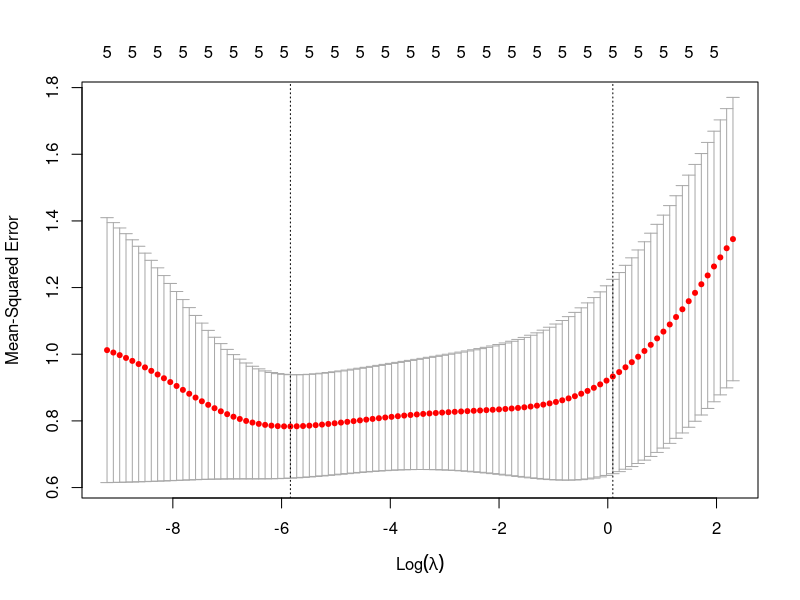
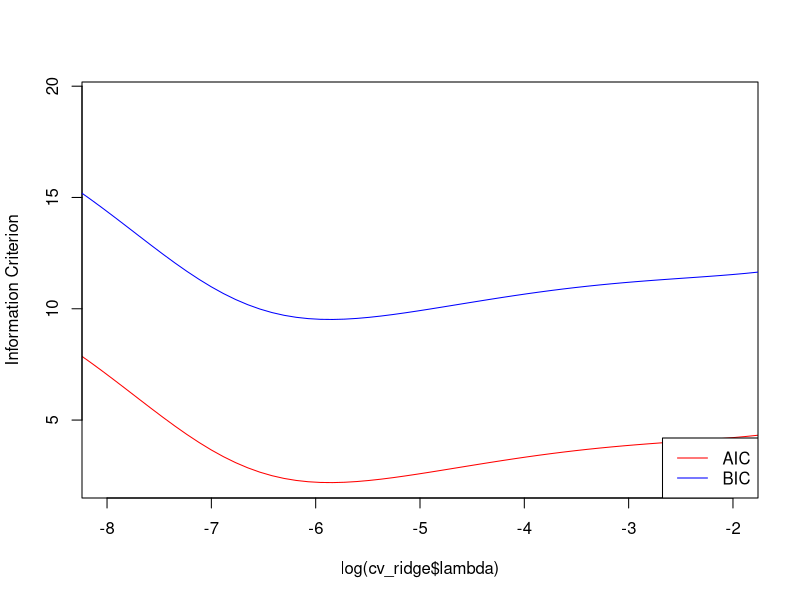
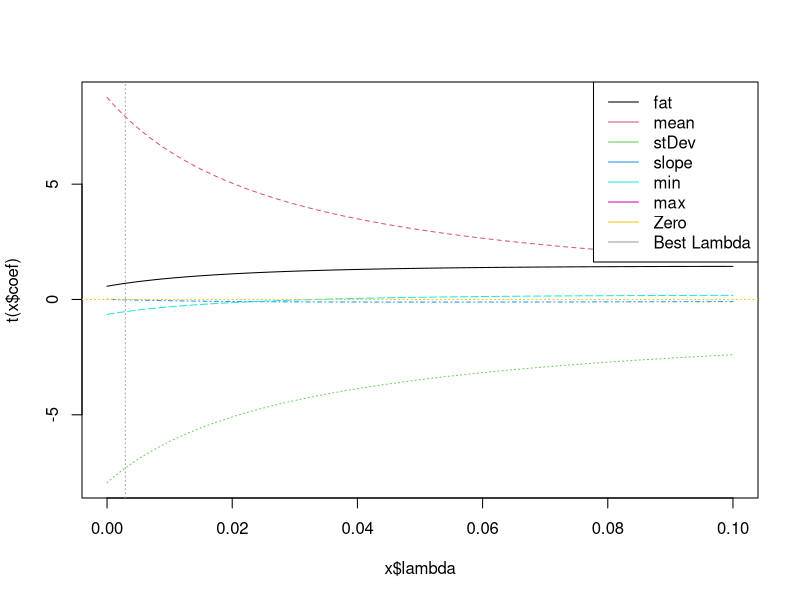
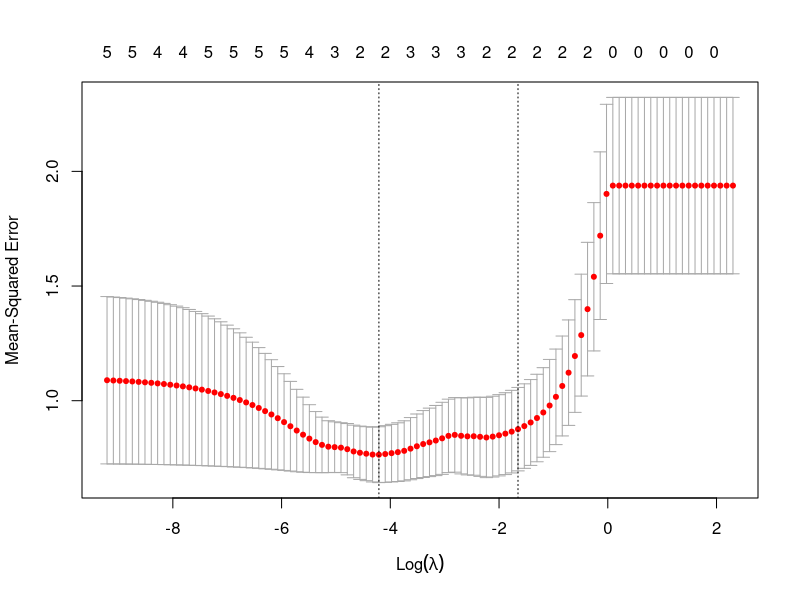
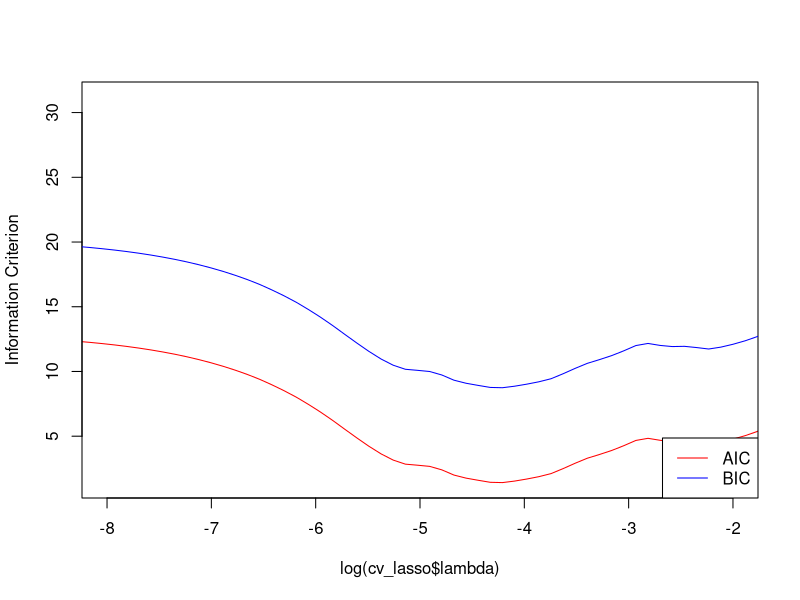

Reproduce these figures in R, in order.
## ---- chunk 1
knitr::opts_chunk$set(echo = TRUE)
## ---- chunk 2
cookies_data <- read.csv("cookies.csv")
## ---- chunk 3
# Computation (mean, standard deviation, minimum and maximum)

cookies_data$mean <- rowMeans(cookies_data[, 2:701])
cookies_data$stDev <- apply(cookies_data[, 2:701], 1, sd)
cookies_data$min <- apply(cookies_data[, 2:701], 1, min)
cookies_data$max <- apply(cookies_data[, 2:701], 1, max)


# Computation (slope)

# Function: compute_slope
# @param: spectrum_values of a cookie (here, column 2 to 701)
# @return: slope of the spectrum curve for a cookie
compute_slope <- function(spectrum_values) {
  pos <- 1:length(spectrum_values)
  lm_model <- lm(spectrum_values ~ pos)
  slope <- coef(lm_model)[2]
  return(slope)
}

cookies_data$slope <- apply(cookies_data[, 2:701], 1, compute_slope) 


# Display of the new columns
head(cookies_data[,702:706])
## ---- chunk 4
# Only features and fat values are retrieved

cookies_features <- cookies_data[c("fat", "mean", "stDev", "slope", "min", "max")]
head(cookies_features)

X <- as.matrix(cookies_features[, -1]) # co-variables
y <- cookies_features$fat # target variable
## ---- chunk 5
# glmnet package is required 
# install.packages("glmnet")
library(glmnet)
library(MASS)
## ---- chunk 6
# Cross validation
lambdas_log <- 10^seq(-4, 1, length.out = 100)
cv_ridge <- cv.glmnet(X, y, alpha=0, lambda = (lambdas_log), standardize = TRUE)

plot(cv_ridge)
best_lambda <- cv_ridge$lambda.min # lambda that gives the lowest MSE
print(paste("The best value for lambda is", best_lambda))
## ---- chunk 7
# AIC and BIC
n <- nrow(X)
p <- ncol(X)
aic <- n * log(cv_ridge$cvm) + 2 * p
bic <- n * log(cv_ridge$cvm) + log(n) * p

plot(log(cv_ridge$lambda), aic, col = "red1", type = "l", xlim = c(-8, -2), ylab = "Information Criterion")
lines(log(cv_ridge$lambda), bic, col = "blue1")
legend("bottomright", lwd = 1, col = c("red1", "blue1"), legend = c("AIC", "BIC"))

best_lambda_aic <- cv_ridge$lambda[which.min(aic)] # lambda that gives the lowest AIC
best_lambda_bic <- cv_ridge$lambda[which.min(bic)] # lambda that gives the lowest BIC
## ---- chunk 8
lambda_values <- c(best_lambda, best_lambda_aic, best_lambda_bic)
lambda_values
## ---- chunk 9
# lm.ridge
lambdas_seq <- seq(0, 0.1, 0.001)
lm_ridge <- lm.ridge(fat ~ ., data= cookies_features, lambda = lambdas_seq)
plot(lm_ridge)
abline(h = 0, col = 7, lty = 3)
abline(v = best_lambda, col = 8, lty = 3)
legend("topright", legend = c(colnames(cookies_features), "Zero", "Best Lambda"), col = 1:8, lty = 1)
best_lambda_2 <- lm_ridge$lambda[which.min(lm_ridge$GCV)] # lambda that gives the lowest GCV
## ---- chunk 10
best_model_ridge <- glmnet(X, y, alpha=0, lambda = best_lambda)
coef(best_model_ridge)
## ---- chunk 11
predictions <- predict(best_model_ridge, newx = X)

# RMSE
rmse <- sqrt(mean((predictions - y)^2)) 
print(paste("RMSE ridge model :", rmse))

# R^2
r_squared <- 1 - sum((y - predictions)^2) / sum((y - mean(y))^2)
print(paste("R^2 ridge model :", r_squared))

## ---- chunk 12
cv_lasso <- cv.glmnet(X, y, alpha=1, lambda = (lambdas_log), standardize = TRUE)

plot(cv_lasso)
best_lambda_lasso <- cv_lasso$lambda.min # lambda that gives the lowest MSE
print(paste("The best value for lambda is", best_lambda_lasso))
## ---- chunk 13
# AIC and BIC
n <- nrow(X)
p <- ncol(X)
lasso_aic <- n * log(cv_lasso$cvm) + 2 * p
lasso_bic <- n * log(cv_lasso$cvm) + log(n) * p

plot(log(cv_lasso$lambda), lasso_aic, col = "red1", type = "l", xlim = c(-8, -2), ylab = "Information Criterion")
lines(log(cv_lasso$lambda), lasso_bic, col = "blue1")
legend("bottomright", lwd = 1, col = c("red1", "blue1"), legend = c("AIC", "BIC"))

best_lambda_lasso_aic <- cv_lasso$lambda[which.min(lasso_aic)] # lambda that gives the lowest AIC
best_lambda_lasso_bic <- cv_lasso$lambda[which.min(lasso_bic)] # lambda that gives the lowest BIC
## ---- chunk 14
lambda_lasso_values <- c(best_lambda_lasso, best_lambda_lasso_aic, best_lambda_lasso_bic)
lambda_lasso_values
## ---- chunk 15
best_model_lasso <- glmnet(X, y, alpha=1, lambda = best_lambda_lasso)
coef(best_model_lasso)
## ---- chunk 16
predictions <- predict(best_model_lasso, newx = X)

# RMSE
rmse <- sqrt(mean((predictions - y)^2)) 
print(paste("RMSE lasso model :", rmse))

# R^2
r_squared <- 1 - sum((y - predictions)^2) / sum((y - mean(y))^2)
print(paste("R^2 lasso model :", r_squared))

## ---- chunk 17
model_linear <- lm(y ~ X)

predictions_linear <- predict(model_linear, newdata = data.frame(X))

# RMSE
rmse_linear <- sqrt(mean((predictions_linear - y)^2)) 
print(paste("RMSE linear model :", rmse_linear))

# R^2
r_squared_linear <- 1 - sum((y - predictions_linear)^2) / sum((y - mean(y))^2)
print(paste("R^2 linear model :", r_squared_linear))
